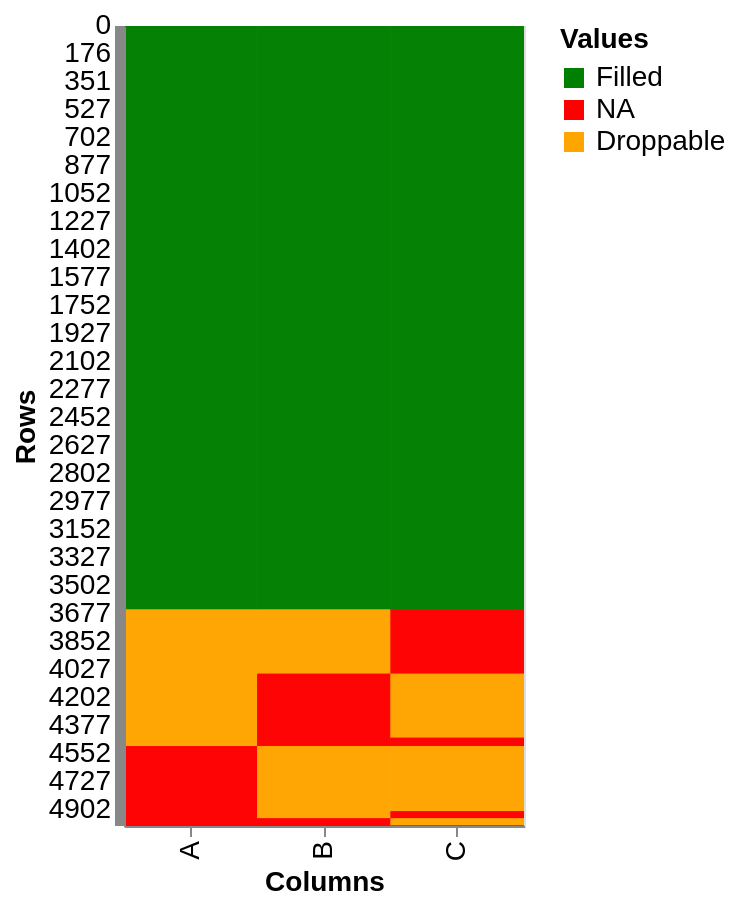

The cell this chart's notebook holds for it:
### Code cell
na.altair.plot_heatmap(MCAR).properties(width=200, height=400)

### Figure 1 — Vega-Lite specification as saved in the notebook (floating-point values rounded to 4 significant figures; data arrays with more than 128 entries replaced by an {"elided": "..."} marker saying what was removed)
{"config": {"view": {"continuousWidth": 300, "continuousHeight": 300}, "axis": {"labelFontSize": 14, "titleFontSize": 14}, "legend": {"labelFontSize": 14, "titleFontSize": 14}}, "data": {"name": "data-4bc3ecc4a96ad173beaed35732c51ae7"}, "mark": {"type": "rect", "clip": true}, "encoding": {"color": {"field": "Values", "scale": {"domain": ["Filled", "NA", "Droppable"], "range": ["green", "red", "orange"]}, "type": "nominal"}, "x": {"field": "Columns", "sort": ["A", "B", "C"], "type": "nominal"}, "y": {"axis": {"labelOverlap": "greedy"}, "field": "Rows", "sort": null, "type": "ordinal"}}, "height": 400, "width": 200, "$schema": "https://vega.github.io/schema/vega-lite/v6.1.0.json", "datasets": {"data-4bc3ecc4a96ad173beaed35732c51ae7": {"elided": "15000 records"}}}
